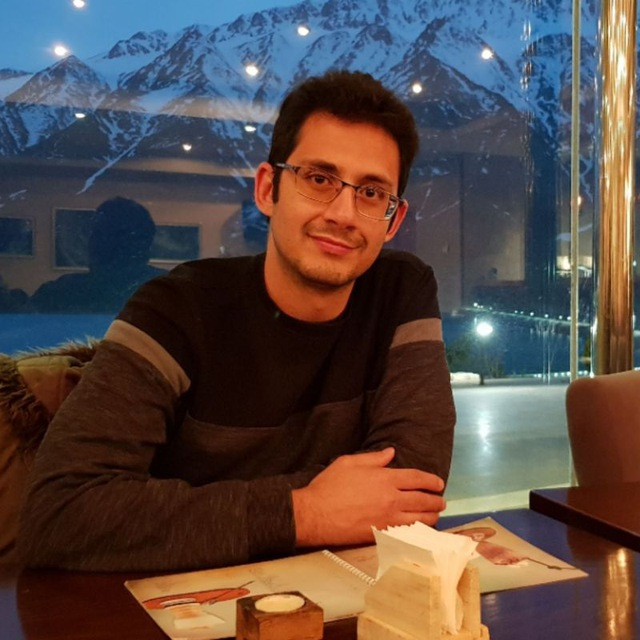
#> input picture images/akhavan.jpg, 640 x 640 px
$ jupyter execute 73-Grabcut.ipynb
#> lines starting #> are read from the running program, lines starting #| are printed output that depends on the picture; after the words box and inside, x2 and y2 are one past the last pixel; in counts of white or black regions, pixels touching at a corner belong together
# <div style="direction:rtl;text-align:right;font-family:B Lotus, B Nazanin, Tahoma">استخراج تعاملی پیش‌زمینه با استفاده از الگوریتم GrabCut</div>

<div style="direction:rtl;text-align:right;font-family:B Lotus, B Nazanin, Tahoma">
این الگوریتم توسط محققان Microsoft Research  در کمبریج انگلستان توسعه داده شده است.
    <br/>
این گروه در مقاله‌ی
</div>

["GrabCut": interactive foreground extraction using iterated graph cuts](https://dl.acm.org/citation.cfm?id=1015720_)

<div style="direction:rtl;text-align:right;font-family:B Lotus, B Nazanin, Tahoma">
روشی برای جداکردن تصویر پیش‌زمینه یا شئ از تصویر پس‌زمینه را با حداقل دخالت کاربر ارائه دادند.
<br/>
در واقع میتوان گفت این یک الگوریتم سگمنت کردن تعاملی است.
</div>

### <div style="direction:rtl;text-align:right;font-family:B Lotus, B Nazanin, Tahoma">در ابتدا باید ناحیه ای که تصویر در آن وجود دارد را با یک مستطیل مشخص کنید!</div>

[cell 1]
import numpy as np
import cv2
from matplotlib import pyplot as plt

img = cv2.imread('images/akhavan.jpg')
#> img is the input picture: shape (640, 640, 3); mean B, G, R 69.2, 73.4, 88
rect = (21,50,460,600)
cv2.rectangle(img, (rect[0], rect[1]), (rect[2], rect[3]), (0,255,0), 2)
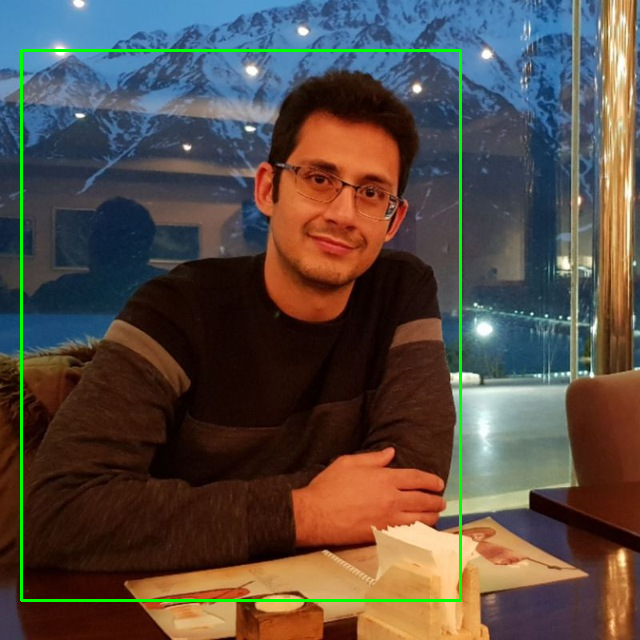
#> img: shape (640, 640, 3); 1.45% of pixels changed, all inside (x1, y1, x2, y2) = (20, 49, 462, 602)
plt.imshow(img[...,::-1])

<div style="direction:rtl;text-align:right;font-family:B Lotus, B Nazanin, Tahoma">این ناحیه را به صورت یک ماسک باینری به الگوریتم می‌دهیم...</div>

[cell 2]
import numpy as np
import cv2
from matplotlib import pyplot as plt

img = cv2.imread('images/akhavan.jpg')
mask = np.zeros(img.shape[:2],np.uint8)
bgdModel = np.zeros((1,65),np.float64)
fgdModel = np.zeros((1,65),np.float64)
rect = (21,50,460,600)
cv2.grabCut(img,mask,rect,bgdModel,fgdModel,5,cv2.GC_INIT_WITH_RECT)
mask2 = np.where((mask==2)|(mask==0),0,1).astype('uint8')
result = img*mask2[:,:,np.newaxis]
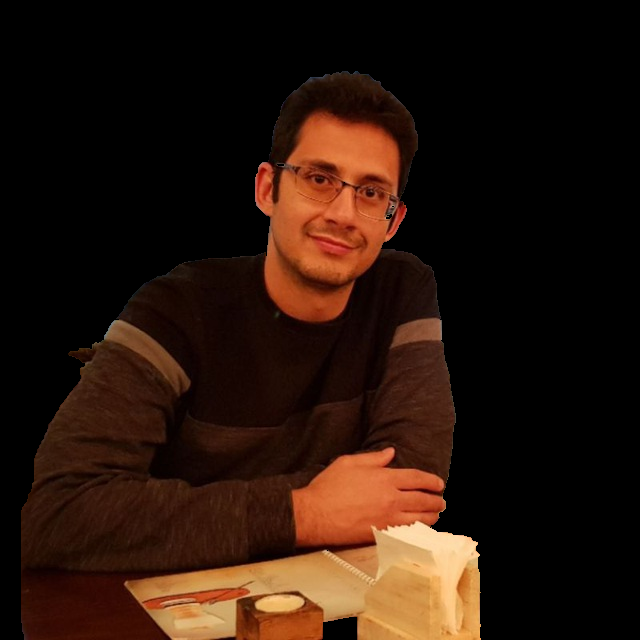
#> result: shape (640, 640, 3); mean B, G, R 11.1, 21.1, 40.5


plt.figure(figsize=[10,5])
plt.subplot(121);plt.imshow(img[...,::-1]);plt.title("image");
plt.subplot(122);plt.imshow(result[...,::-1]);plt.title("result");

<div style="direction:rtl;text-align:right;font-family:B Lotus, B Nazanin, Tahoma">نتیجه قابل قبول است! اما عالی نیست! بیایید نگاهی به ماسک و معانی اعداد خروجی بیندازیم!</div>

[cell 3]
plt.imshow(mask),plt.colorbar(),plt.show();
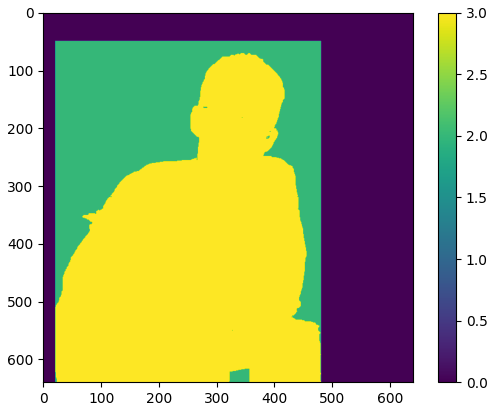
#> figure drawn by matplotlib, 2 panels

[cell 4]
np.unique(mask)
#> Out = [0, 2, 3]

<div style="direction:rtl;text-align:right;font-family:B Lotus, B Nazanin, Tahoma">در ماسک بالا 3 عدد مشاهده میگردد که معانی زیر را می‌دهند:</div>

`cv2.GC_BGD` or `0` defines an **obvious background** pixels.

`cv2.GC_FGD` or `1` defines an **obvious foreground (object)** pixel.

`cv2.GC_PR_BGD` or `2` defines a **possible background** pixel.

`cv2.GC_PR_FGD` or `3` defines a **possible foreground** pixel.

### <div style="direction:rtl;text-align:right;font-family:B Lotus, B Nazanin, Tahoma">تعامل بیشتر کاربر</div>

<div style="direction:rtl;text-align:right;font-family:B Lotus, B Nazanin, Tahoma">با تعامل بیشتر نواحی قطعا پس‌زمینه یا نواحی قطعا پیش‌زمینه را مشخص میکنیم و الگوریتم را مجدد اجرا می‌کنیم:</div>

[cell 5]
cv2.line(mask, (0,610), (600,550), cv2.GC_BGD, 15)
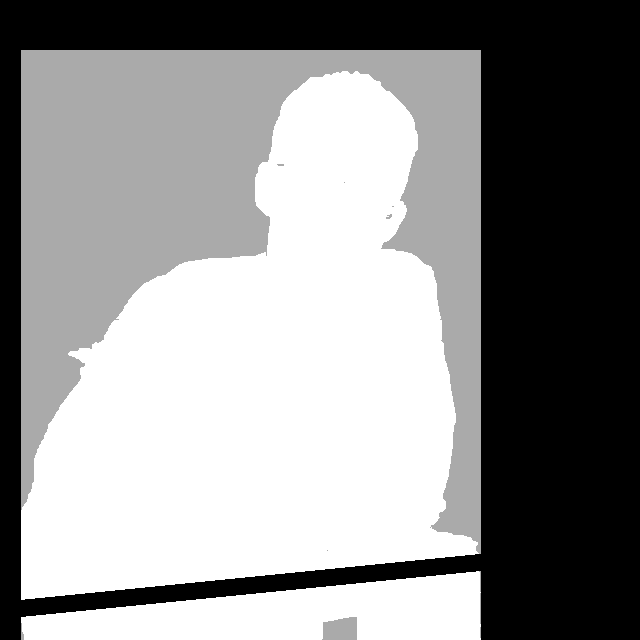
#> mask: shape (640, 640); min 0, max 3, mean 1.69; drawn with min black and max white
cv2.line(mask, (200,610), (400,610), cv2.GC_BGD, 15)
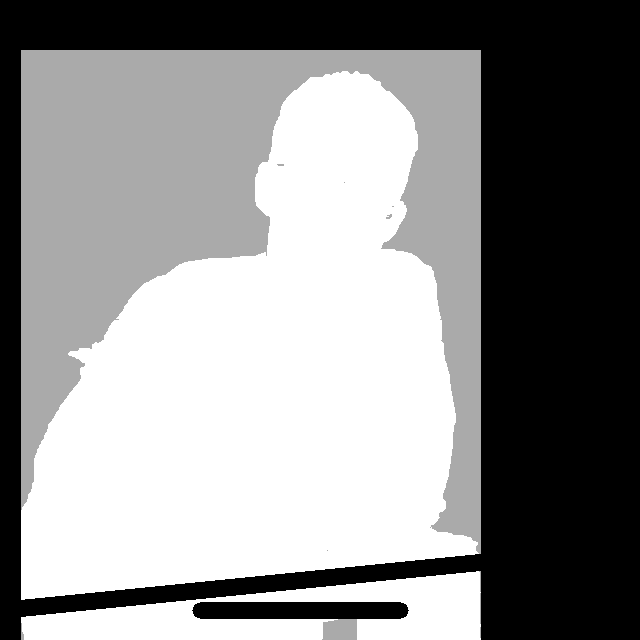
#> mask: shape (640, 640); 0.88% of pixels changed, all inside (x1, y1, x2, y2) = (192, 602, 409, 619); drawn with min black and max white
cv2.line(mask, (150,350), (400,210), cv2.GC_FGD, 15)
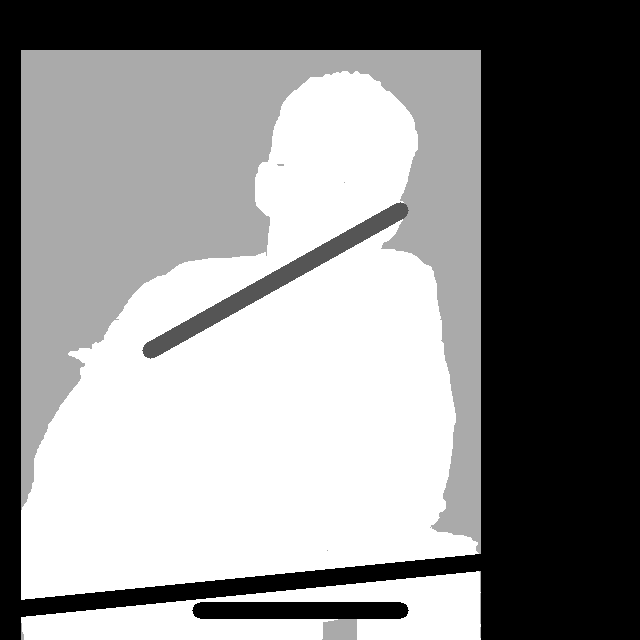
#> mask: shape (640, 640); 1.24% of pixels changed, all inside (x1, y1, x2, y2) = (142, 202, 409, 359); drawn with min black and max white
plt.imshow(mask),plt.colorbar(),plt.show();
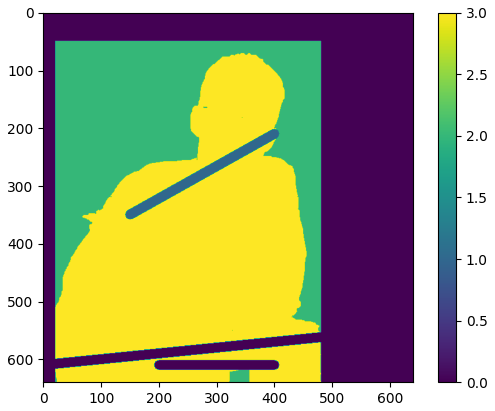
#> figure drawn by matplotlib, 2 panels

[cell 6]
import numpy as np
import cv2
from matplotlib import pyplot as plt

img = cv2.imread('images/akhavan.jpg')
bgdmodel = np.zeros((1, 65), np.float64)
fgdmodel = np.zeros((1, 65), np.float64)
cv2.grabCut(img,mask,None,bgdModel,fgdModel,5,cv2.GC_INIT_WITH_MASK)

mask2 = np.where((mask==cv2.GC_PR_BGD)|(mask==cv2.GC_BGD),0,1).astype('uint8')
result = img*mask2[:,:,np.newaxis]
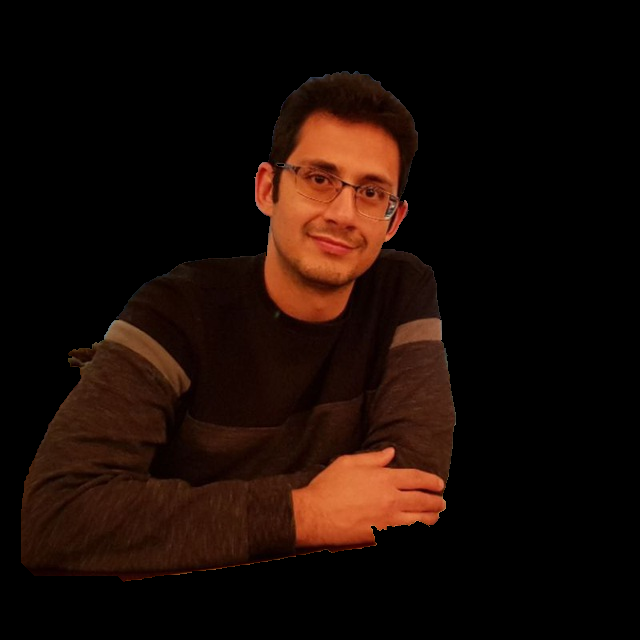
#> result: shape (640, 640, 3); mean B, G, R 5.4, 11, 25.3

plt.figure(figsize=[10,5])
plt.subplot(121);plt.imshow(img[...,::-1]);plt.title("image");
plt.subplot(122);plt.imshow(result[...,::-1]);plt.title("result");
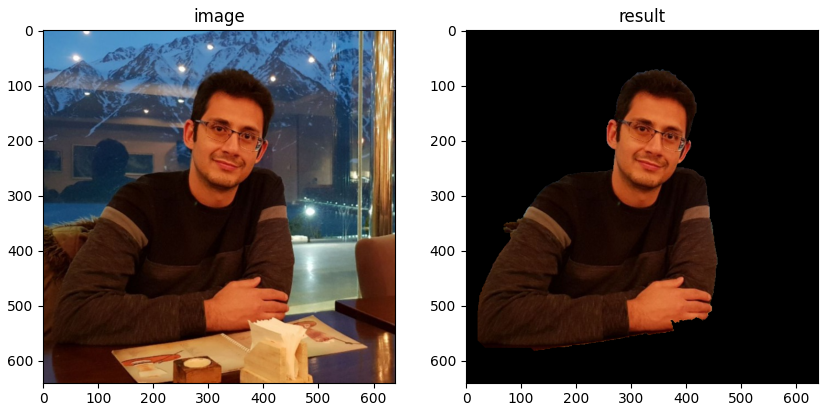
#> figure drawn by matplotlib, 2 panels

### <div style="direction:rtl;text-align:right;font-family:B Lotus, B Nazanin, Tahoma">برنامه کاربردی حذف پس‌زمینه!</div>

<div style="direction:rtl;text-align:right;font-family:B Lotus, B Nazanin, Tahoma">در این برنامه تعاملی، ابتدا باید ناحیه ای  شئ در آن حضور دارد را با کلیک‌راست و رسم مستطیلی مشخص کنید.
<br/>
سپس با زدن کلیدهای 0 و 1 به ترتیب برای نواحی که مطمئن هستیم پس‌زمینه(شئ) و پیش‌زمینه(background) هستند و رسم نواحی با کلیک چپ به الگوریتم در نواحی‌ای که احتمال میدهیم اشتباه کند کمک کنیم!
<br/>
در هر لحظه برای مشاهده‌ی خروجی و اعمال الگوریتم کلید n را از روی کیبورد بفشارید.</div>

[cell 7]
import numpy as np
import cv2
import matplotlib.pyplot as plt

draw_rectangle = False
drawing = False
rect_or_mask = -1
rect_is_drawed = False

def onmouse(event, x, y, flags, param):
    # Draw Rectangle
    global draw_rectangle, start_point, rect, drawing, rect_or_mask, draw_image, rect_is_drawed
    if event == cv2.EVENT_RBUTTONDOWN:
        draw_rectangle = True
        start_point = (x, y)

    elif event == cv2.EVENT_MOUSEMOVE:
        if draw_rectangle:
            draw_image = image.copy()
            cv2.rectangle(draw_image, start_point, (x, y), (255,0,0), 2)

    elif event == cv2.EVENT_RBUTTONUP:
        draw_rectangle = False
        cv2.rectangle(draw_image, start_point, (x, y), (255,0,0), 2)
        rect = (min(start_point[0], x), min(start_point[1], y), abs(start_point[0] - x), abs(start_point[1] - y))
        rect_is_drawed = True
        rect_or_mask = 0
    # draw touchup curves
    if event == cv2.EVENT_LBUTTONDOWN:
        if not rect_is_drawed:
            print("first draw rectangle \n")
        else:
            drawing = True
            cv2.circle(draw_image, (x,y), 3, value['color'], -1)
            cv2.circle(mask, (x,y), 3, value['val'], -1)

    elif event == cv2.EVENT_MOUSEMOVE:
        if drawing == True:
            cv2.circle(draw_image, (x, y), 3, value['color'], -1)
            cv2.circle(mask, (x, y), 3, value['val'], -1)

    elif event == cv2.EVENT_LBUTTONUP:
        if drawing == True:
            drawing = False

image = cv2.imread('images/akhavan.jpg')
draw_image = image.copy()                               # a copy of original image
mask = np.zeros(image.shape[:2], dtype = np.uint8)      # mask initialized to PR_BG
output = np.zeros(image.shape, np.uint8)                # output image to be shown

# input and output windows
cv2.namedWindow('output')
cv2.namedWindow('input')
cv2.setMouseCallback('input', onmouse)

DRAW_BG = {'color' : (0,0,0), 'val' : 0}
DRAW_FG = {'color' : (255,255,255), 'val' : 1}

while True:

    cv2.imshow('output', output)
    cv2.imshow('input', draw_image)
    k = cv2.waitKey(1)
#> (key Esc is pressed here)
    # key bindings
    if k == 27:         # esc to exit
        break
    elif k == ord('0'): # BG drawing
        value = DRAW_BG
    elif k == ord('1'): # FG drawing
        value = DRAW_FG
    elif k == ord('n'): # segment the image
        bgdmodel = np.zeros((1, 65), np.float64)
        fgdmodel = np.zeros((1, 65), np.float64)
        if rect_or_mask == 0:         # grabcut with rect
            cv2.grabCut(image, mask, rect, bgdmodel, fgdmodel, 1, cv2.GC_INIT_WITH_RECT)
            rect_or_mask = 1
        elif rect_or_mask == 1:       # grabcut with mask
            cv2.grabCut(image, mask, rect, bgdmodel, fgdmodel, 1, cv2.GC_INIT_WITH_MASK)


    mask2 = np.where((mask==1) + (mask==3), 255, 0).astype('uint8')
    output = cv2.bitwise_and(image, image, mask=mask2)

cv2.destroyAllWindows()
cv2.imwrite('grabcut_output.png', output)

plt.figure(figsize=[15,5])
plt.subplot(121);plt.imshow(mask2, cmap='gray');plt.title("mask");
plt.subplot(122);plt.imshow(output[...,::-1]);plt.title("Output");
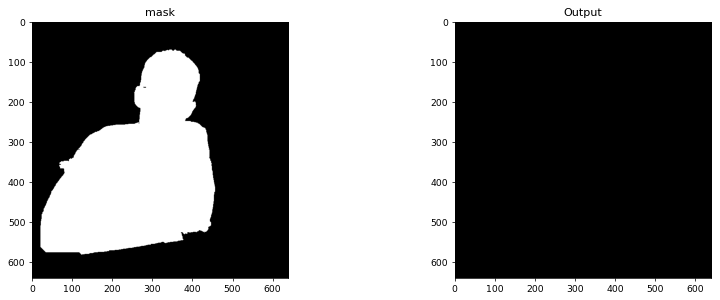
#> figure drawn by matplotlib, 2 panels
